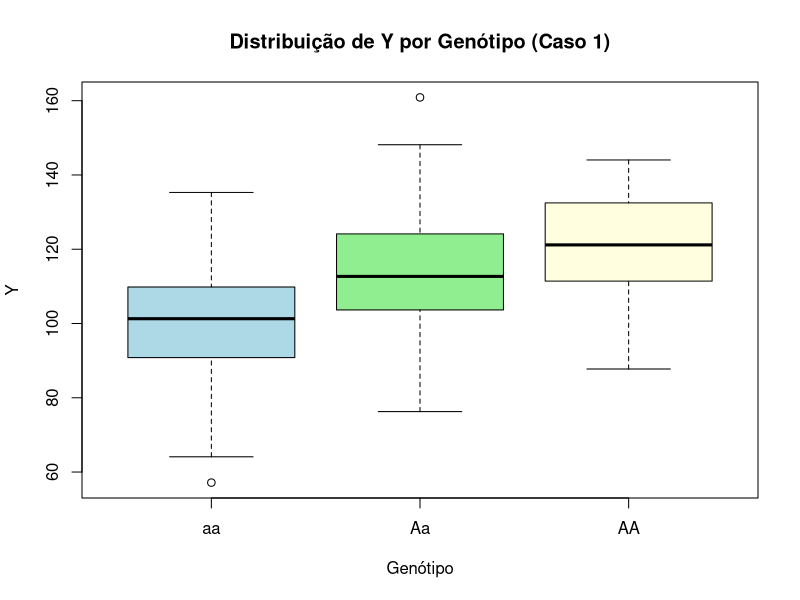
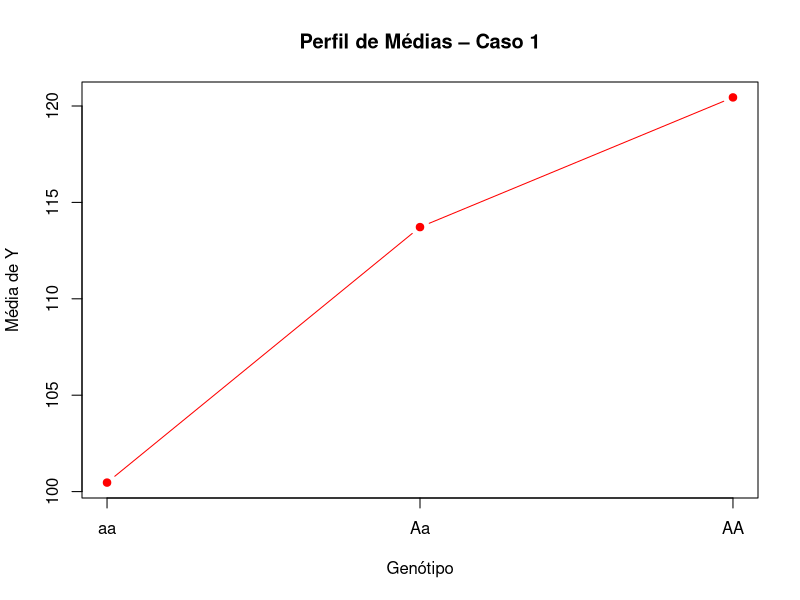
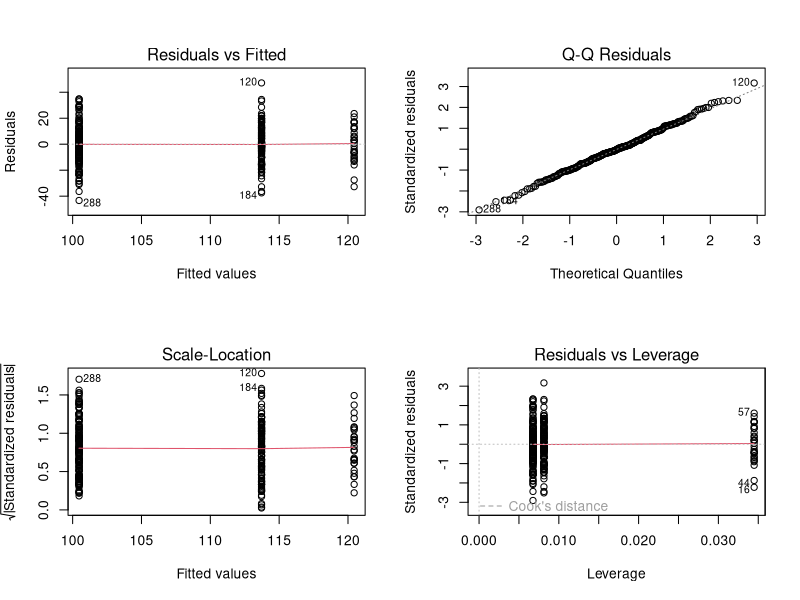
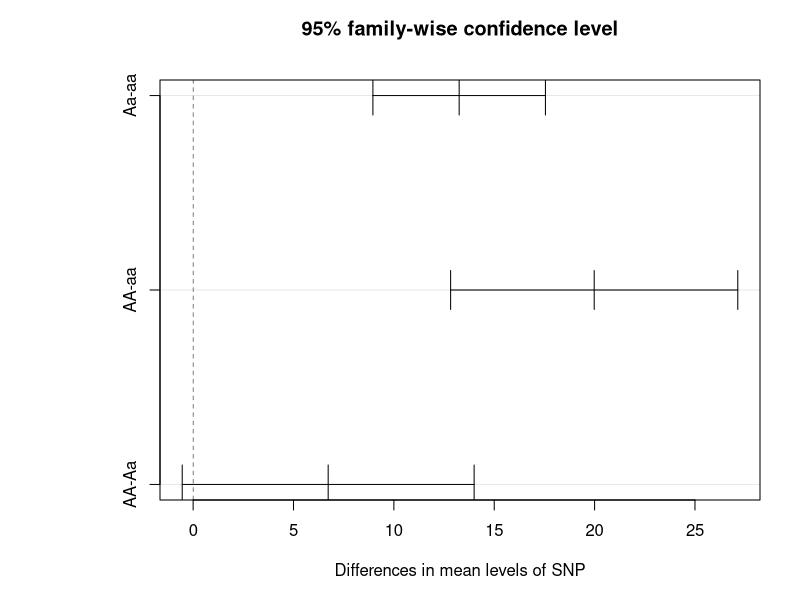
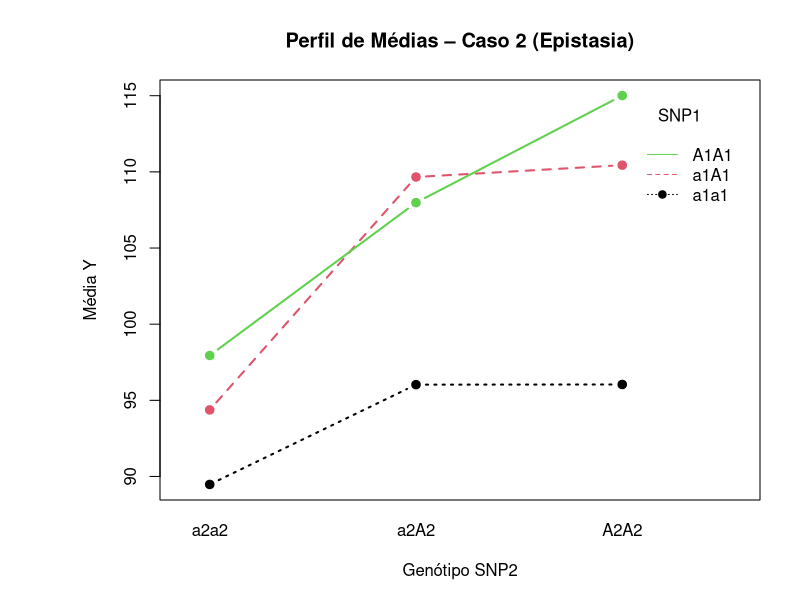
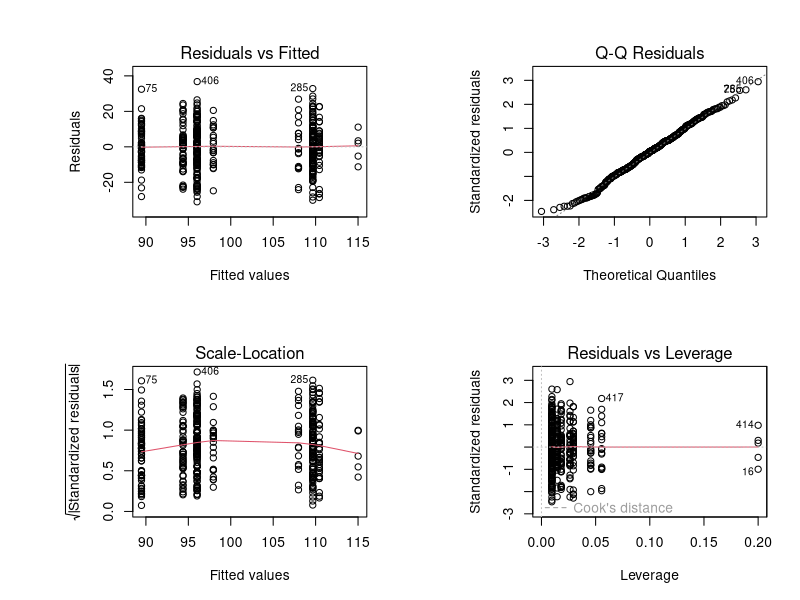
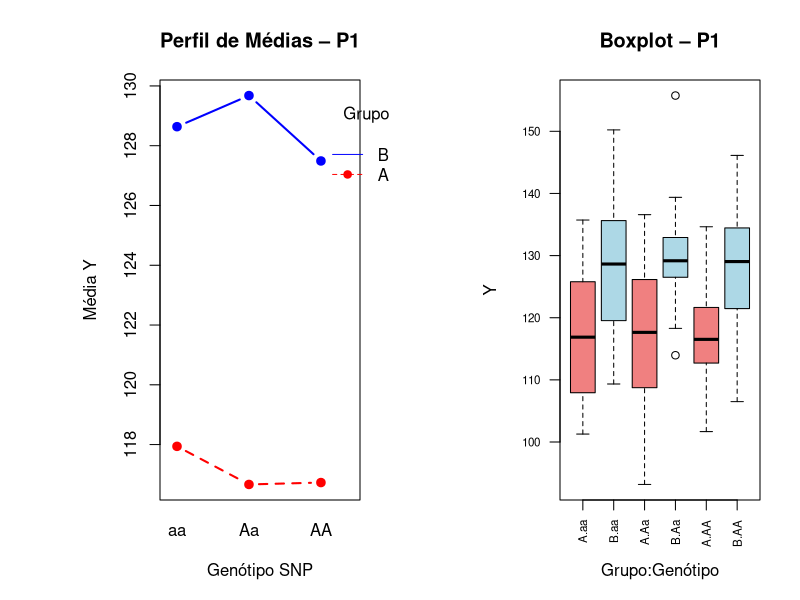
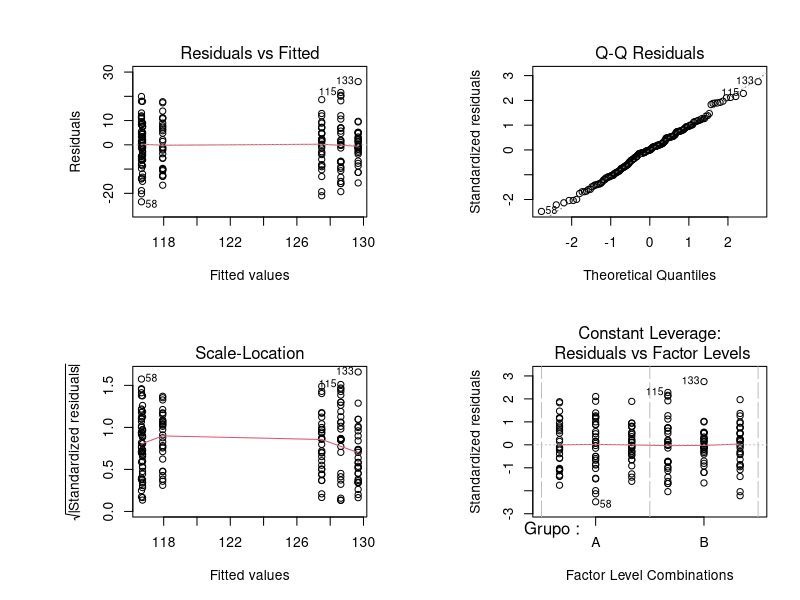

Write the R code that produced these figures, in order.
## ---- chunk 1
knitr::opts_chunk$set(echo = TRUE, warning = FALSE, message = FALSE,
                      fig.width = 7, fig.height = 4)
## ---- chunk 2
set.seed(8732)
n_por_genot <- 100

# X: genótipos 0=aa, 1=Aa, 2=AA (distribuição ~binomial(2, p=0.3))
# probabilidades Hardy-Weinberg com p=0.3
p <- 0.3
freq <- c((1-p)^2, 2*p*(1-p), p^2)   # aa, Aa, AA
snp <- sample(0:2, n_por_genot*3, replace=TRUE, prob=freq)

# Y: resposta com efeito aditivo (a=10) e dominância (d=5) sobre a média basal 100
 # mu_aa=100, mu_Aa=115 (=100+d, com d=5 sobre midponto), mu_AA=120 (=100+2a)
# Parametrização: a=(mu_AA-mu_aa)/2=10; d=mu_Aa-(mu_AA+mu_aa)/2=5
mu <- c(100, 115, 120)[snp + 1]
Y1 <- rnorm(length(snp), mean = mu, sd = 15)

dat1 <- data.frame(Y = Y1, SNP = factor(snp, labels = c("aa","Aa","AA")),
                   snp_num = snp)

# Estatísticas descritivas por genótipo
library(psych)
descr1 <- describeBy(dat1, group = "SNP", mat = TRUE)

tabela1 <- descr1[c("Y1", "Y2", "Y3"), c("group1","n","mean","sd","median","min","max")]
tabela1$group1 <- c("aa", "Aa", "AA")
rownames(tabela1) <- NULL

knitr::kable(tabela1, digits = 2,
             col.names = c("genotype","n","mean","sd","median","min","max"),
             caption = "Estatísticas descritivas de Y por genótipo (Caso 1)")
## ---- chunk 3
boxplot(Y ~ SNP, data = dat1, col = c("lightblue","lightgreen","lightyellow"),
        main = "Distribuição de Y por Genótipo (Caso 1)", xlab = "Genótipo", ylab = "Y")

# Perfil de médias
medias1 <- tapply(dat1$Y, dat1$SNP, mean)
plot(0:2, medias1, type = "b", pch = 19, col = "red",
     xaxt = "n", xlab = "Genótipo", ylab = "Média de Y",
     main = "Perfil de Médias – Caso 1")
axis(1, at = 0:2, labels = c("aa","Aa","AA"))
## ---- chunk 4
# xa: -1 (aa), 0 (Aa), 1 (AA)  → captura efeito aditivo
# xd:  0 (aa), 1 (Aa), 0 (AA)  → captura desvio de dominância
dat1$xa <- dat1$snp_num - 1
dat1$xd <- ifelse(dat1$snp_num == 1, 1, 0)
## ---- chunk 5
fit1_ad <- lm(Y ~ xa + xd, data = dat1)
summary(fit1_ad)
anova(fit1_ad)
## ---- chunk 6
par(mfrow = c(2,2))
plot(fit1_ad)
par(mfrow = c(1,1))

shapiro.test(fit1_ad$residuals)
bartlett.test(Y ~ SNP, data = dat1)
## ---- chunk 7
fit1_aov <- aov(Y ~ SNP, data = dat1)
TukeyHSD(fit1_aov)
par(mar=c(5,8,4,2))
plot(TukeyHSD(fit1_aov))
## ---- chunk 8
set.seed(8732)
n_cell <- 50   # por célula (genótipo conjunto)

# SNP1 e SNP2 gerados independentemente (HWE, p1=0.3, p2=0.4)
p1 <- 0.3; p2 <- 0.4
freq1 <- c((1-p1)^2, 2*p1*(1-p1), p1^2)
freq2 <- c((1-p2)^2, 2*p2*(1-p2), p2^2)

snp1 <- sample(0:2, n_cell*9, replace=TRUE, prob=freq1)
snp2 <- sample(0:2, n_cell*9, replace=TRUE, prob=freq2)

# Estrutura de médias com epistasia (interação a1*a2)
# mu_base + a1_efeito + a2_efeito + interacao
a1 <- 8; d1 <- 4; a2 <- 6; d2 <- 3

xa1 <- snp1 - 1        # -1, 0, 1
xd1 <- ifelse(snp1==1, 1, 0) # 0, 1, 0
xa2 <- snp2 - 1
xd2 <- ifelse(snp2==1, 1, 0)

# Modelo com efeitos e interações
mu2 <- 100 + a1*xa1 + d1*xd1 + a2*xa2 + d2*xd2 +
       3*xa1*xa2 + 1.5*xa1*xd2 + 1.5*xd1*xa2 + 1*xd1*xd2

Y2 <- rnorm(length(mu2), mean = mu2, sd = 12)

dat2 <- data.frame(
  Y = Y2,
  SNP1 = factor(snp1, labels = c("a1a1","a1A1","A1A1")),
  SNP2 = factor(snp2, labels = c("a2a2","a2A2","A2A2")),
  xa1 = xa1, xd1 = xd1, xa2 = xa2, xd2 = xd2
)

# Estatísticas descritivas
cat("Dimensões do dataset (Caso 2):", nrow(dat2), "observações\n")
tapply(dat2$Y, list(dat2$SNP1, dat2$SNP2), mean) |>
  round(2) |>
  knitr::kable(caption = "Médias de Y por combinação genotípica (Caso 2)")
## ---- chunk 9
with(dat2,
     interaction.plot(SNP2, SNP1, Y, col = 1:3,
                      main = "Perfil de Médias – Caso 2 (Epistasia)",
                      xlab = "Genótipo SNP2", ylab = "Média Y",
                      lwd = 2, pch = 19, type = "b"))
## ---- chunk 10
# Parametrização explícita: xa1, xd1, xa2, xd2 e 4 termos de interação
fit2_completo <- lm(Y ~ xa1 + xd1 + xa2 + xd2 +
                        xa1:xa2 + xa1:xd2 + xd1:xa2 + xd1:xd2,
                    data = dat2)
summary(fit2_completo)
anova(fit2_completo)
## ---- chunk 11
par(mfrow = c(2,2)); plot(fit2_completo); par(mfrow = c(1,1))
shapiro.test(fit2_completo$residuals)
## ---- chunk 12
set.seed(8732)
n_rep <- 30   # réplicas por célula
sigma  <- 10  # desvio padrão dentro de célula (mmHg)

# Médias de pressão arterial sistólica (mmHg) por genótipo e sexo
# Subgrupo A = feminino, B = masculino (homens ~10 mmHg mais altos)
medias_pop <- list(
  P1 = matrix(c(118,118,118, 128,128,128), nrow=2, byrow=TRUE,
              dimnames=list(c("A","B"), c("aa","Aa","AA"))),
  P2 = matrix(c(113,118,128, 120,128,138), nrow=2, byrow=TRUE,
              dimnames=list(c("A","B"), c("aa","Aa","AA"))),
  P3 = matrix(c(113,118,123, 113,123,138), nrow=2, byrow=TRUE,
              dimnames=list(c("A","B"), c("aa","Aa","AA")))
)

# Gerar dados para cada população
gerar_pop <- function(mmat, n, sigma, pop_nome) {
  rows <- list()
  for (grp in rownames(mmat)) {
    for (geno in colnames(mmat)) {
      y <- rnorm(n, mean = mmat[grp, geno], sd = sigma)
      rows[[length(rows)+1]] <- data.frame(
        Y = y, Grupo = grp, Genotipo = geno,
        Geno_num = match(geno, c("aa","Aa","AA")) - 1,
        Pop = pop_nome
      )
    }
  }
  do.call(rbind, rows)
}

dat_P1 <- gerar_pop(medias_pop$P1, n_rep, sigma, "P1")
dat_P2 <- gerar_pop(medias_pop$P2, n_rep, sigma, "P2")
dat_P3 <- gerar_pop(medias_pop$P3, n_rep, sigma, "P3")

# Ordenar fatores
for (d in list(dat_P1, dat_P2, dat_P3)) {
  d$Genotipo <- factor(d$Genotipo, levels = c("aa","Aa","AA"))
}
dat_P1$Genotipo <- factor(dat_P1$Genotipo, levels=c("aa","Aa","AA"))
dat_P2$Genotipo <- factor(dat_P2$Genotipo, levels=c("aa","Aa","AA"))
dat_P3$Genotipo <- factor(dat_P3$Genotipo, levels=c("aa","Aa","AA"))
## ---- chunk 13
analisa_pop <- function(dat, nome_pop) {
  cat("\n\n========================================\n")
  cat(" POPULAÇÃO:", nome_pop, "\n")
  cat("========================================\n\n")

  # (i) Estatísticas descritivas
  cat("--- (i) Estatísticas Descritivas ---\n")
  desc <- describeBy(dat$Y, group = list(dat$Grupo, dat$Genotipo), mat=TRUE)
  print(knitr::kable(desc[, c("group1","group2","n","mean","sd","median")],
                     digits=2, caption=paste("Descritivas –", nome_pop)))

  # (ii) Perfil de médias
  par(mfrow=c(1,2))
  with(dat,
       interaction.plot(Genotipo, Grupo, Y,
                        col=c("red","blue"), lwd=2, pch=19, type="b",
                        main=paste("Perfil de Médias –", nome_pop),
                        xlab="Genótipo SNP", ylab="Média Y"))

  # Boxplot
  boxplot(Y ~ Grupo:Genotipo, data=dat, col=c("lightcoral","lightblue"),
          main=paste("Boxplot –", nome_pop),
          xlab="Grupo:Genótipo", ylab="Y", las=2, cex.axis=0.7)
  par(mfrow=c(1,1))

  # (iii) ANOVA Fatorial 3×2 – fator categórico
  cat("\n--- (iii) ANOVA Fatorial 3x2 (Genotipo categórico) ---\n")
  fit_cat <- aov(Y ~ Grupo * Genotipo, data=dat)
  print(summary(fit_cat))
  cat("\nCoeficientes:\n")
  print(coef(fit_cat))

  # Diagnóstico resíduos
  par(mfrow=c(2,2)); plot(fit_cat); par(mfrow=c(1,1))
  cat("\nShapiro-Wilk (normalidade resíduos):\n")
  print(shapiro.test(fit_cat$residuals))
  cat("Bartlett (homocedasticidade):\n")
  print(bartlett.test(Y ~ interaction(Grupo, Genotipo), data=dat))

  # Tukey
  cat("\nComparações múltiplas de Tukey:\n")
  tk <- TukeyHSD(fit_cat)
  print(tk)
  plot(tk, las=1, cex.axis=0.6)

  # (iv) SNP como variável quantitativa (1 g.l. – efeito linear)
  cat("\n--- (iv) SNP como variável quantitativa (efeito aditivo linear) ---\n")
  fit_num <- lm(Y ~ Grupo * Geno_num, data=dat)
  print(summary(fit_num))
  print(anova(fit_num))

  invisible(list(fit_cat=fit_cat, fit_num=fit_num))
}
## ---- chunk 14
res_P1 <- analisa_pop(dat_P1, "P1")
## ---- chunk 15
res_P2 <- analisa_pop(dat_P2, "P2")
## ---- chunk 16
res_P3 <- analisa_pop(dat_P3, "P3")
## ---- chunk 17
dat_all <- rbind(dat_P1, dat_P2, dat_P3)
dat_all$Pop <- factor(dat_all$Pop)

# Modelo completo 3x2x3
fit_fixo <- aov(Y ~ Grupo * Genotipo * Pop, data = dat_all)
summary(fit_fixo)

with(dat_all,
     interaction.plot(Genotipo, interaction(Grupo,Pop), Y,
                      main="Perfil Médias: SNP × Grupo × Populaçao",
                      xlab="Genótipo", ylab="Média Y",
                      lwd=2, type="b"))
## ---- chunk 18
library(lme4)

# Modelo misto: Population como efeito aleatório (intercepto aleatório por Pop)
fit_misto <- lmer(Y ~ Grupo * Genotipo + (1 | Pop), data = dat_all, REML = TRUE)
summary(fit_misto)

# Teste dos efeitos fixos
library(lmerTest)
fit_misto2 <- lmer(Y ~ Grupo * Genotipo + (1 | Pop), data = dat_all, REML = FALSE)
anova(fit_misto2)
## ---- chunk 19
# Ponto de corte: mediana global de cada dataset
corte1 <- median(dat1$Y)
corte2 <- median(dat2$Y)
corte_all <- median(dat_all$Y)

dat1$Ybin <- as.factor(ifelse(dat1$Y > corte1, 1, 0))
dat2$Ybin <- as.factor(ifelse(dat2$Y > corte2, 1, 0))
dat_all$Ybin <- as.factor(ifelse(dat_all$Y > corte_all, 1, 0))

cat("Ponto de corte Q1:", corte1, " | Distribuição:\n"); print(table(dat1$Ybin))
cat("Ponto de corte Q2:", corte2, " | Distribuição:\n"); print(table(dat2$Ybin))
## ---- chunk 20
# Modelo logístico com efeitos aditivo e de dominância
fitrl1_ad <- glm(Ybin ~ xa + xd, family=binomial(link="logit"), data=dat1)
summary(fitrl1_ad)
cat("\nOR estimados (exp(coef)):\n")
print(exp(coef(fitrl1_ad)))
cat("\nIC para OR:\n")
print(exp(confint(fitrl1_ad)))
## ---- chunk 21
# Probabilidades preditas e tabela de classificação
pred1r <- predict(fitrl1_ad, type="response")
class1r <- ifelse(pred1r >= 0.5, 1, 0)
cat("Tabela de classificação:\n")
print(table(Predito=class1r, Observado=dat1$Ybin))
cat("Acurácia:", round(mean(class1r == dat1$Ybin), 3), "\n")

plot(0:2, tapply(as.numeric(dat1$Ybin)-1, dat1$snp_num, mean),
     type="b", pch=19, col="blue", xaxt="n",
     xlab="Genótipo", ylab="P(Y=1 | Genótipo)",
     main="Prob. estimadas vs. observadas – Regressão Logística (Q1-C1)")
axis(1, at=0:2, labels=c("aa","Aa","AA"))
lines(0:2, tapply(pred1r, dat1$snp_num, mean), col="red", lty=2, pch=15, type="b")
legend("topleft", c("Observado","Predito"), col=c("blue","red"), lty=c(1,2), bty="n")
## ---- chunk 22
fitrl2 <- glm(Ybin ~ xa1 + xd1 + xa2 + xd2 +
                     xa1:xa2 + xa1:xd2 + xd1:xa2 + xd1:xd2,
              family=binomial(link="logit"), data=dat2)
summary(fitrl2)
cat("\nOR estimados:\n")
print(round(exp(coef(fitrl2)), 3))
cat("\nIC para OR:\n")
print(round(exp(confint(fitrl2)), 3))
## ---- chunk 23
pred2r <- predict(fitrl2, type="response")
class2r <- ifelse(pred2r >= 0.5, 1, 0)
cat("Tabela de classificação:\n")
print(table(Predito=class2r, Observado=dat2$Ybin))
cat("Acurácia:", round(mean(class2r == dat2$Ybin), 3), "\n")
## ---- chunk 24
logistica_pop <- function(dat, nome) {
  cat("\n\n==============================\n")
  cat(" POPULAÇÃO:", nome, "\n==============================\n")
  
  # Codificação aditiva/dominância para SNP
  dat$xa_snp <- dat$Geno_num - 1
  dat$xd_snp <- ifelse(dat$Geno_num==1, 1, 0)
  dat$Grupo_bin <- ifelse(dat$Grupo=="A", 0, 1)
  
  # Dicotomizar Y
  corte_local <- median(dat$Y)
  dat$Ybin <- as.factor(ifelse(dat$Y > corte_local, 1, 0))

  fit_logit <- glm(Ybin ~ Grupo_bin * (xa_snp + xd_snp),
                   family=binomial(link="logit"), data=dat)
  cat("\nModelo logístico – fator categórico:\n")
  print(summary(fit_logit))
  cat("\nOR estimados:\n")
  print(round(exp(coef(fit_logit)), 3))

  # Prob preditas
  pred_r <- predict(fit_logit, type="response")
  class_r <- ifelse(pred_r >= 0.5, 1, 0)
  cat("\nAcurácia:", round(mean(class_r == dat$Ybin), 3), "\n")

  # Comparação com ANOVA para o mesmo dado
  cat("\n[ANOVA correspondente – para comparação]\n")
  fit_anova <- lm(Y ~ Grupo * Genotipo, data=dat)
  cat("ANOVA p-valor Genotipo:", anova(fit_anova)["Genotipo","Pr(>F)"], "\n")
  cat("Logístico p-valor xa:  ", summary(fit_logit)$coef["xa_snp","Pr(>|z|)"], "\n")

  invisible(fit_logit)
}

logistica_pop(dat_P1, "P1")
logistica_pop(dat_P2, "P2")
logistica_pop(dat_P3, "P3")
## ---- chunk 25
dat_all$xa_snp   <- dat_all$Geno_num - 1
dat_all$xd_snp   <- ifelse(dat_all$Geno_num==1, 1, 0)
dat_all$Grupo_bin <- ifelse(dat_all$Grupo=="A", 0, 1)

# Efeito fixo de Pop
fitrl_all_fixo <- glm(Ybin ~ Grupo_bin * (xa_snp + xd_snp) + Pop,
                      family=binomial(link="logit"), data=dat_all)
summary(fitrl_all_fixo)
cat("\nOR estimados:\n")
print(round(exp(coef(fitrl_all_fixo)), 3))

# Modelo misto logístico (Pop aleatório)
library(lme4)
fitrl_all_misto <- glmer(Ybin ~ Grupo_bin * (xa_snp + xd_snp) + (1|Pop),
                         family=binomial(link="logit"), data=dat_all)
summary(fitrl_all_misto)
## ---- chunk 26
# ANOVA Q1C1
pval_anova_q1 <- anova(lm(Y ~ xa + xd, data=dat1))["xa","Pr(>F)"]
pval_logit_q1 <- summary(fitrl1_ad)$coef["xa","Pr(>|z|)"]
pval_anova_P2 <- anova(res_P2$fit_cat)["Genotipo","Pr(>F)"]
pval_anova_P3 <- anova(res_P3$fit_cat)["Grupo:Genotipo","Pr(>F)"]

# Logístico P2
d2tmp <- dat_P2
d2tmp$xa <- d2tmp$Geno_num - 1
d2tmp$xd <- ifelse(d2tmp$Geno_num==1, 1, 0)
d2tmp$Gb <- ifelse(d2tmp$Grupo=="A", 0, 1)
d2tmp$Ybin2 <- as.factor(ifelse(d2tmp$Y > median(d2tmp$Y), 1, 0))
pval_logit_P2 <- tryCatch(
  summary(glm(Ybin2 ~ Gb*(xa+xd), family=binomial, data=d2tmp))$coef["xa","Pr(>|z|)"],
  error = function(e) NA)

# Logístico P3
d3tmp <- dat_P3
d3tmp$xa <- d3tmp$Geno_num - 1
d3tmp$xd <- ifelse(d3tmp$Geno_num==1, 1, 0)
d3tmp$Gb <- ifelse(d3tmp$Grupo=="A", 0, 1)
d3tmp$Ybin3 <- as.factor(ifelse(d3tmp$Y > median(d3tmp$Y), 1, 0))
fit_logit_p3 <- tryCatch(
  glm(Ybin3 ~ Gb*(xa+xd), family=binomial, data=d3tmp),
  error = function(e) NULL)
pval_logit_P3 <- if(!is.null(fit_logit_p3)) {
  cf <- summary(fit_logit_p3)$coef
  if ("Gb:xa" %in% rownames(cf)) cf["Gb:xa","Pr(>|z|)"] else NA
} else NA

comp <- data.frame(
  Modelo  = c("ANOVA xa (Q1-C1)","Logístico xa (Q1-C1)",
              "ANOVA SNP (P2)","Logístico xa (P2)",
              "ANOVA SNP×Grupo (P3)","Logístico xa×Grupo (P3)"),
  P_valor = round(c(pval_anova_q1, pval_logit_q1,
                    pval_anova_P2, pval_logit_P2,
                    pval_anova_P3, pval_logit_P3), 4)
)
knitr::kable(comp, caption="Comparação de p-valores: ANOVA vs. Regressão Logística")
